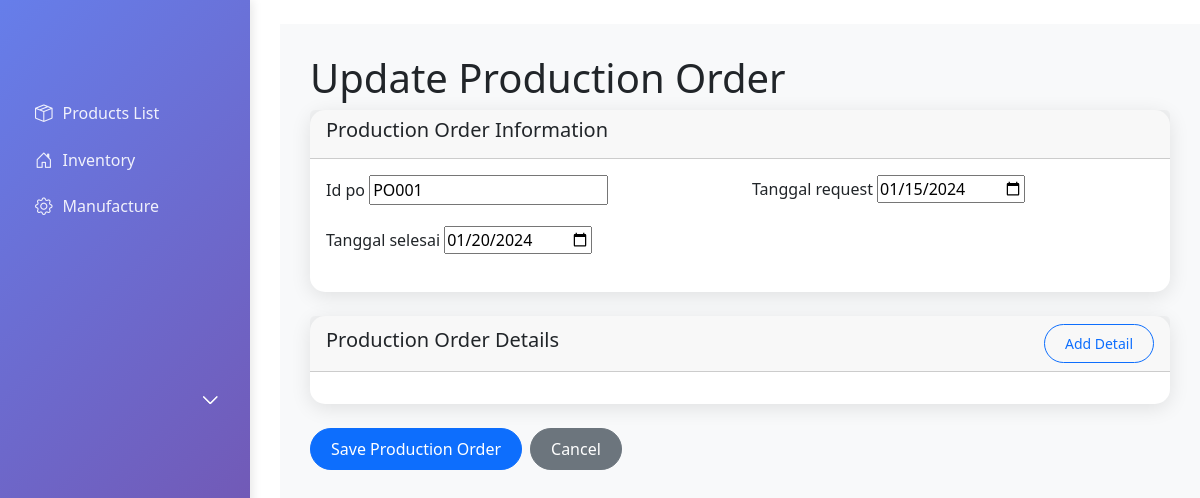
The page /manufacture/productionorder/PO001/update/ on the database its author committed.
### manufacture/models.py (models this page shows, shortened)
class ProductionOrder(models.Model):
    id_po = models.CharField(max_length=50, primary_key=True)
    tanggal_request = models.DateField()
    tanggal_selesai = models.DateField()

### manufacture/views.py (the view)
# urls.py: path('productionorder/<str:pk>/update/', views.productionorder_update, name='productionorder_update'),
def productionorder_update(request, pk):
    productionorder = get_object_or_404(ProductionOrder, pk=pk)
    if request.method == 'POST':
        form = ProductionOrderForm(request.POST, instance=productionorder)
        if form.is_valid():
            form.save()
            messages.success(request, 'Production Order updated successfully.')
            return redirect('productionorder_list')
    else:
        form = ProductionOrderForm(instance=productionorder)
    return render(request, 'manufacture/productionorder_form.html', {'form': form, 'title': 'Update Production Order'})

### manufacture/forms.py
class ProductionOrderForm(forms.ModelForm):
    class Meta:
        model = ProductionOrder
        fields = '__all__'
        widgets = {
            'tanggal_request': forms.DateInput(attrs={'type': 'date'}),
            'tanggal_selesai': forms.DateInput(attrs={'type': 'date'}),
        }

### manufacture/templates/manufacture/productionorder_form.html (shortened to what this page needs)
{% extends 'base.html' %}
{% block content %}
<h1>{{ title }}</h1>
<form method="post">
    <div class="card mb-4">
        <div class="card-header">
            <h5>Production Order Information</h5>
        </div>
        <div class="card-body">
            <div class="row">
                {% for field in form %}
                <div class="col-md-6 mb-3">
                    <label for="{{ field.id_for_label }}" class="form-label">{{ field.label }}</label>
                    {{ field }}
                </div>
                {% endfor %}
            </div>
        </div>
    </div>
    <div class="card mb-4">
        <div class="card-header d-flex justify-content-between align-items-center">
            <h5>Production Order Details</h5>
            <button type="button" class="btn btn-sm btn-outline-primary" id="add-detail">Add Detail</button>
        </div>
        <div class="card-body">
        </div>
    </div>
    <div class="d-flex gap-2">
        <button type="submit" class="btn btn-primary">Save Production Order</button>
        <a href="{% url 'productionorder_list' %}" class="btn btn-secondary">Cancel</a>
    </div>
</form>
{% endblock %}

### erp_project/templates/base.html (style rules this page uses)
.card { border: none; border-radius: 15px; box-shadow: 0 4px 20px rgba(0,0,0,0.1); }
.btn { border-radius: 25px; padding: 8px 20px; font-weight: 500; }

### rows shown on the page
ProductionOrder: form "PO001" "01/15/2024" "01/20/2024"

### other values the page prints
{{ title }} "Update Production Order"
{{ field.label }} "Id po" "Tanggal request" "Tanggal selesai"
